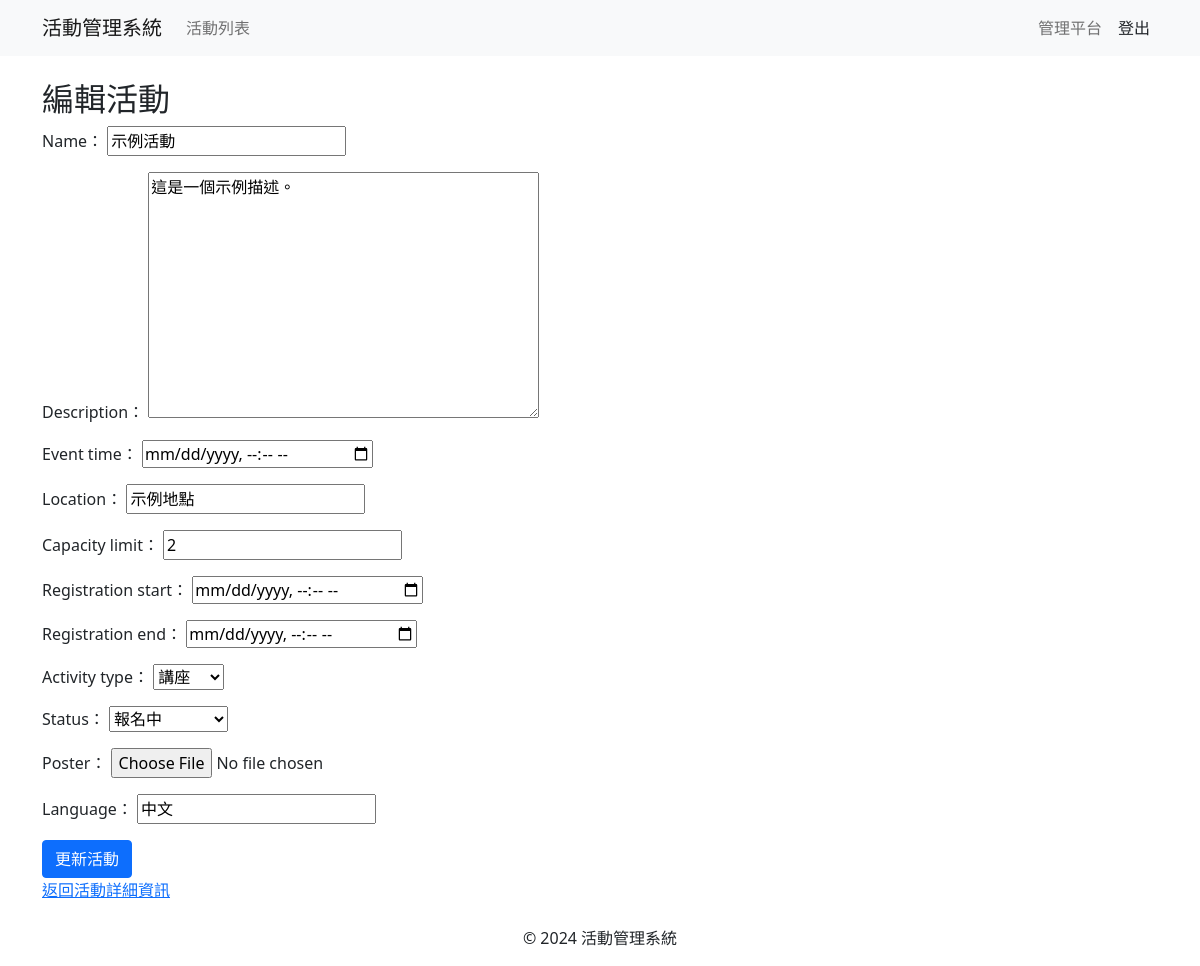
The page /events/admin/edit_event/1/ (signed in) on the database its author committed.
### events/models.py (models this page shows, shortened)
class Event(models.Model):
    ACTIVITY_TYPES = [
        ('lecture', '講座'),
        ('seminar', '研討會'),
    ]
    STATUS_CHOICES = [
        ('open', '報名中'),
        ('closed', '報名截止'),
        ('not_open', '尚未開放報名'),
    ]
    name = models.CharField(max_length=200)
    description = models.TextField()
    event_time = models.DateTimeField()
    location = models.CharField(max_length=200)
    capacity_limit = models.PositiveIntegerField()
    registration_start = models.DateTimeField()
    registration_end = models.DateTimeField()
    activity_type = models.CharField(max_length=20, choices=ACTIVITY_TYPES)
    status = models.CharField(max_length=20, choices=STATUS_CHOICES, default='not_open')
    published_time = models.DateTimeField(auto_now_add=True)
    updated_time = models.DateTimeField(auto_now=True)
    poster = models.ImageField(upload_to='posters/', blank=True, null=True)
    language = models.CharField(max_length=100, blank=True, null=True)

### events/views.py (the view)
# urls.py: path('admin/edit_event/<int:event_id>/', views.edit_event, name='edit_event'),
@staff_member_required
def edit_event(request, event_id):
    event = get_object_or_404(Event, id=event_id)
    if request.method == "POST":
        form = EventForm(request.POST, instance=event)
        if form.is_valid():
            form.save()
            return redirect('event_detail', event_id=event.id)  # Make sure event_id is used here
    else:
        form = EventForm(instance=event)
    return render(request, 'events/edit_event.html', {'form': form, 'event': event})

### member/forms.py (shortened to what this page needs)
class EventForm(forms.ModelForm):
    class Meta:
        model = Event
        fields = [
            'name', 'description', 'event_time', 'location', 'capacity_limit',
            'registration_start', 'registration_end', 'activity_type', 'status',
            'poster', 'language'
        ]
    event_time = forms.DateTimeField(
        widget=forms.DateTimeInput(attrs={'type': 'datetime-local'}),
        input_formats=['%Y-%m-%dT%H:%M']
    )
    registration_start = forms.DateTimeField(
        widget=forms.DateTimeInput(attrs={'type': 'datetime-local'}),
        input_formats=['%Y-%m-%dT%H:%M']
    )
    registration_end = forms.DateTimeField(
        widget=forms.DateTimeInput(attrs={'type': 'datetime-local'}),
        input_formats=['%Y-%m-%dT%H:%M']
    )

### templates/events/edit_event.html (shortened to what this page needs)
{% extends 'base.html' %}
{% block content %}
    <h2>編輯活動</h2>
    <form method="post" enctype="multipart/form-data">
        {{ form.as_p }}
        <button type="submit" class="btn btn-primary">更新活動</button>
    </form>
    <a href="{% url 'event_detail' event.id %}">返回活動詳細資訊</a>
{% endblock %}

### rows shown on the page
Event: name "示例活動", description "這是一個示例描述。", location "示例地點", capacity_limit "2", activity_type "講座", status "報名中", language "中文"
